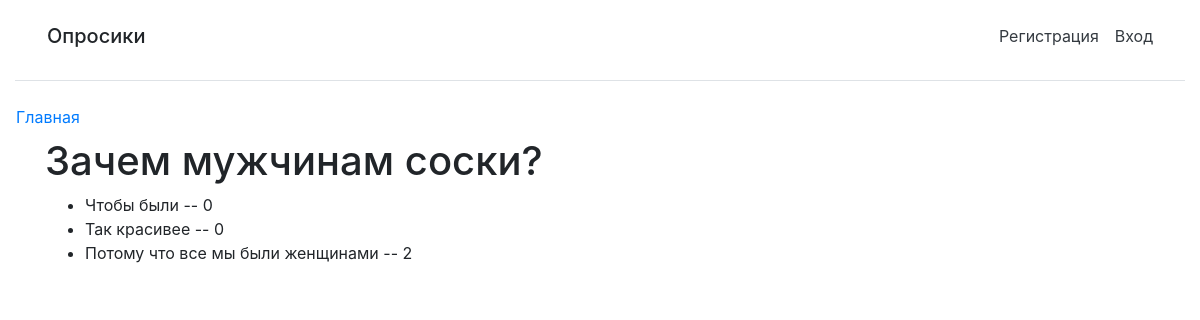
/1/results/, run on the app's committed database.
### polls/models.py (models this page shows, shortened)
class Question(models.Model):
    question_text = models.CharField(max_length=200)
    pub_date = models.DateTimeField('date published')
    post_description = models.CharField(default='', max_length=200, verbose_name='Краткое описание')
    poll_description = models.CharField(default='', max_length=200, verbose_name='Подробное описание')
    img = models.ImageField(default='default_poll.jpg', max_length=200, verbose_name='Картинка', upload_to='vote_pics', blank=True, null=True,
                            validators=[FileExtensionValidator(allowed_extensions=['png', 'jpg', 'jpeg'])])

class Choice(models.Model):
    question = models.ForeignKey(Question, on_delete=models.CASCADE)
    choice_text = models.CharField(max_length=200)
    votes = models.IntegerField(default=0)

### polls/views.py (the view)
# urls.py: path('<int:pk>/results/', views.ResultsView.as_view(), name='results'),
class ResultsView(generic.DetailView):
    model = Question
    template_name = 'polls/results.html'

### polls/templates/polls/results.html
{% extends "polls/basic.html" %}
{% block content %}
<h1>{{ question.question_text }}</h1>
<ul>
    {% for choice in question.choice_set.all %}
    <li>{{ choice.choice_text }} -- {{ choice.votes }}</li>
    {% endfor %}
</ul>
{% endblock %}

### data on the page
Question: question_text "Зачем мужчинам соски?"
Choice: choice_text "Чтобы были", votes "0"
Choice: choice_text "Так красивее", votes "0"
Choice: choice_text "Потому что все мы были женщинами", votes "2"
